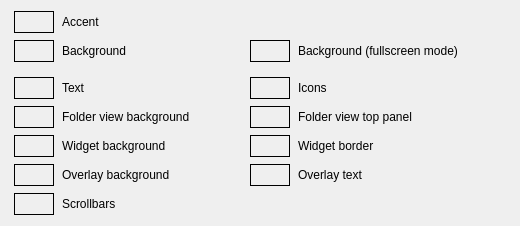
                <widget class="GroupPanel" name="colorsGroup" native="true">
                 <property name="accessibleName">
                  <string notr="true">SGroup</string>
                 </property>
                 <layout class="QVBoxLayout" name="verticalLayout_23">
                  <property name="spacing">
                   <number>7</number>
                  </property>
                  <property name="leftMargin">
                   <number>13</number>
                  </property>
                  <property name="topMargin">
                   <number>10</number>
                  </property>
                  <property name="rightMargin">
                   <number>13</number>
                  </property>
                  <property name="bottomMargin">
                   <number>10</number>
                  </property>
                  <item>
                   <widget class="QWidget" name="colorConfigSubgroup" native="true">
                    <layout class="QGridLayout" name="gridLayout_2">
                     <property name="leftMargin">
                      <number>1</number>
                     </property>
                     <property name="topMargin">
                      <number>1</number>
                     </property>
                     <property name="rightMargin">
                      <number>1</number>
                     </property>
                     <property name="bottomMargin">
                      <number>1</number>
                     </property>
                     <property name="horizontalSpacing">
                      <number>8</number>
                     </property>
                     <property name="verticalSpacing">
                      <number>7</number>
                     </property>
                     <item row="0" column="0">
                      <widget class="ColorSelectorButton" name="colorSelectorAccent">
                       <property name="sizePolicy">
                        <sizepolicy hsizetype="Fixed" vsizetype="Fixed">
                         <horstretch>0</horstretch>
                         <verstretch>0</verstretch>
                        </sizepolicy>
                       </property>
                       <property name="minimumSize">
                        <size>
                         <width>40</width>
                         <height>22</height>
                        </size>
                       </property>
                       <property name="cursor">
                        <cursorShape>PointingHandCursor</cursorShape>
                       </property>
                       <property name="accessibleName">
                        <string notr="true"/>
                       </property>
                       <property name="autoFillBackground">
                        <bool>true</bool>
                       </property>
                       <property name="frameShape">
                        <enum>QFrame::Box</enum>
                       </property>
                       <property name="text">
                        <string/>
                       </property>
                      </widget>
                     </item>
                     <item row="3" column="2">
                      <widget class="ColorSelectorButton" name="colorSelectorIcons">
                       <property name="sizePolicy">
                        <sizepolicy hsizetype="Fixed" vsizetype="Fixed">
                         <horstretch>0</horstretch>
                         <verstretch>0</verstretch>
                        </sizepolicy>
                       </property>
                       <property name="minimumSize">
                        <size>
                         <width>40</width>
                         <height>22</height>
                        </size>
                       </property>
                       <property name="accessibleName">
                        <string notr="true"/>
                       </property>
                       <property name="autoFillBackground">
                        <bool>true</bool>
                       </property>
                       <property name="frameShape">
                        <enum>QFrame::Box</enum>
                       </property>
                       <property name="text">
                        <string notr="true"/>
                       </property>
                      </widget>
                     </item>
                     <item row="1" column="2">
                      <widget class="ColorSelectorButton" name="colorSelectorFullscreen">
                       <property name="sizePolicy">
                        <sizepolicy hsizetype="Fixed" vsizetype="Fixed">
                         <horstretch>0</horstretch>
                         <verstretch>0</verstretch>
                        </sizepolicy>
                       </property>
                       <property name="minimumSize">
                        <size>
                         <width>40</width>
                         <height>22</height>
                        </size>
                       </property>
                       <property name="cursor">
                        <cursorShape>PointingHandCursor</cursorShape>
                       </property>
                       <property name="accessibleName">
                        <string notr="true"/>
                       </property>
                       <property name="autoFillBackground">
                        <bool>true</bool>
                       </property>
                       <property name="frameShape">
                        <enum>QFrame::Box</enum>
                       </property>
                       <property name="text">
                        <string notr="true"/>
                       </property>
                      </widget>
                     </item>
                     <item row="1" column="0">
                      <widget class="ColorSelectorButton" name="colorSelectorBackground">
                       <property name="sizePolicy">
                        <sizepolicy hsizetype="Fixed" vsizetype="Fixed">
                         <horstretch>0</horstretch>
                         <verstretch>0</verstretch>
                        </sizepolicy>
                       </property>
                       <property name="minimumSize">
                        <size>
                         <width>40</width>
                         <height>22</height>
                        </size>
                       </property>
                       <property name="cursor">
                        <cursorShape>PointingHandCursor</cursorShape>
                       </property>
                       <property name="accessibleName">
                        <string notr="true"/>
                       </property>
                       <property name="autoFillBackground">
                        <bool>true</bool>
                       </property>
                       <property name="frameShape">
                        <enum>QFrame::Box</enum>
                       </property>
                       <property name="text">
                        <string/>
                       </property>
                      </widget>
                     </item>
                     <item row="3" column="4">
                      <spacer name="horizontalSpacer_28">
                       <property name="orientation">
                        <enum>Qt::Horizontal</enum>
                       </property>
                       <property name="sizeHint" stdset="0">
                        <size>
                         <width>40</width>
                         <height>20</height>
                        </size>
                       </property>
                      </spacer>
                     </item>
                     <item row="0" column="1">
                      <widget class="QLabel" name="label_33">
                       <property name="minimumSize">
                        <size>
                         <width>180</width>
                         <height>0</height>
                        </size>
                       </property>
                       <property name="text">
                        <string>Accent</string>
                       </property>
                      </widget>
                     </item>
                     <item row="1" column="1">
                      <widget class="QLabel" name="label_34">
                       <property name="text">
                        <string>Background</string>
                       </property>
                      </widget>
                     </item>
                     <item row="1" column="3">
                      <widget class="QLabel" name="label_35">
                       <property name="text">
                        <string>Background (fullscreen mode)</string>
                       </property>
                      </widget>
                     </item>
                     <item row="6" column="2">
                      <widget class="ColorSelectorButton" name="colorSelectorOverlayText">
                       <property name="sizePolicy">
                        <sizepolicy hsizetype="Fixed" vsizetype="Fixed">
                         <horstretch>0</horstretch>
                         <verstretch>0</verstretch>
                        </sizepolicy>
                       </property>
                       <property name="minimumSize">
                        <size>
                         <width>40</width>
                         <height>22</height>
                        </size>
                       </property>
                       <property name="cursor">
                        <cursorShape>PointingHandCursor</cursorShape>
                       </property>
                       <property name="accessibleName">
                        <string notr="true"/>
                       </property>
                       <property name="autoFillBackground">
                        <bool>true</bool>
                       </property>
                       <property name="frameShape">
                        <enum>QFrame::Box</enum>
                       </property>
                       <property name="text">
                        <string/>
                       </property>
                      </widget>
                     </item>
                     <item row="3" column="1">
                      <widget class="QLabel" name="label_11">
                       <property name="text">
                        <string>Text</string>
                       </property>
                      </widget>
                     </item>
                     <item row="3" column="3">
                      <widget class="QLabel" name="label_14">
                       <property name="text">
                        <string>Icons</string>
                       </property>
                      </widget>
                     </item>
                     <item row="4" column="0">
                      <widget class="ColorSelectorButton" name="colorSelectorFolderview">
                       <property name="sizePolicy">
                        <sizepolicy hsizetype="Fixed" vsizetype="Fixed">
                         <horstretch>0</horstretch>
                         <verstretch>0</verstretch>
                        </sizepolicy>
                       </property>
                       <property name="minimumSize">
                        <size>
                         <width>40</width>
                         <height>22</height>
                        </size>
                       </property>
                       <property name="cursor">
                        <cursorShape>PointingHandCursor</cursorShape>
                       </property>
                       <property name="accessibleName">
                        <string notr="true"/>
                       </property>
                       <property name="autoFillBackground">
                        <bool>true</bool>
                       </property>
                       <property name="frameShape">
                        <enum>QFrame::Box</enum>
                       </property>
                       <property name="text">
                        <string/>
                       </property>
                      </widget>
                     </item>
                     <item row="3" column="0">
                      <widget class="ColorSelectorButton" name="colorSelectorText">
                       <property name="sizePolicy">
                        <sizepolicy hsizetype="Fixed" vsizetype="Fixed">
                         <horstretch>0</horstretch>
                         <verstretch>0</verstretch>
                        </sizepolicy>
                       </property>
                       <property name="minimumSize">
                        <size>
                         <width>40</width>
                         <height>22</height>
                        </size>
                       </property>
                       <property name="cursor">
                        <cursorShape>PointingHandCursor</cursorShape>
                       </property>
                       <property name="accessibleName">
                        <string notr="true"/>
                       </property>
                       <property name="autoFillBackground">
                        <bool>true</bool>
                       </property>
                       <property name="frameShape">
                        <enum>QFrame::Box</enum>
                       </property>
                       <property name="text">
                        <string/>
                       </property>
                      </widget>
                     </item>
                     <item row="5" column="2">
                      <widget class="ColorSelectorButton" name="colorSelectorWidgetBorder">
                       <property name="sizePolicy">
                        <sizepolicy hsizetype="Fixed" vsizetype="Fixed">
                         <horstretch>0</horstretch>
                         <verstretch>0</verstretch>
                        </sizepolicy>
                       </property>
                       <property name="minimumSize">
                        <size>
                         <width>40</width>
                         <height>22</height>
                        </size>
                       </property>
                       <property name="cursor">
                        <cursorShape>PointingHandCursor</cursorShape>
                       </property>
                       <property name="accessibleName">
                        <string notr="true"/>
                       </property>
                       <property name="autoFillBackground">
                        <bool>true</bool>
                       </property>
                       <property name="frameShape">
                        <enum>QFrame::Box</enum>
                       </property>
                       <property name="text">
                        <string/>
                       </property>
                      </widget>
                     </item>
                     <item row="6" column="1">
                      <widget class="QLabel" name="label_36">
                       <property name="text">
                        <string>Overlay background</string>
                       </property>
                      </widget>
                     </item>
                     <item row="6" column="0">
                      <widget class="ColorSelectorButton" name="colorSelectorOverlay">
                       <property name="sizePolicy">
                        <sizepolicy hsizetype="Fixed" vsizetype="Fixed">
                         <horstretch>0</horstretch>
                         <verstretch>0</verstretch>
                        </sizepolicy>
                       </property>
                       <property name="minimumSize">
                        <size>
                         <width>40</width>
                         <height>22</height>
                        </size>
                       </property>
                       <property name="cursor">
                        <cursorShape>PointingHandCursor</cursorShape>
                       </property>
                       <property name="accessibleName">
                        <string notr="true"/>
                       </property>
                       <property name="autoFillBackground">
                        <bool>true</bool>
                       </property>
                       <property name="frameShape">
                        <enum>QFrame::Box</enum>
                       </property>
                       <property name="text">
                        <string/>
                       </property>
                      </widget>
                     </item>
                     <item row="5" column="1">
                      <widget class="QLabel" name="label_21">
                       <property name="text">
                        <string>Widget background</string>
                       </property>
                      </widget>
                     </item>
                     <item row="4" column="3">
                      <widget class="QLabel" name="label_31">
                       <property name="text">
                        <string>Folder view top panel</string>
                       </property>
                      </widget>
                     </item>
                     <item row="5" column="3">
                      <widget class="QLabel" name="label_22">
                       <property name="text">
                        <string>Widget border</string>
                       </property>
                      </widget>
                     </item>
                     <item row="7" column="0">
                      <widget class="ColorSelectorButton" name="colorSelectorScrollbar">
                       <property name="sizePolicy">
                        <sizepolicy hsizetype="Fixed" vsizetype="Fixed">
                         <horstretch>0</horstretch>
                         <verstretch>0</verstretch>
                        </sizepolicy>
                       </property>
                       <property name="minimumSize">
                        <size>
                         <width>40</width>
                         <height>22</height>
                        </size>
                       </property>
                       <property name="cursor">
                        <cursorShape>PointingHandCursor</cursorShape>
                       </property>
                       <property name="accessibleName">
                        <string notr="true"/>
                       </property>
                       <property name="autoFillBackground">
                        <bool>true</bool>
                       </property>
                       <property name="frameShape">
                        <enum>QFrame::Box</enum>
                       </property>
                       <property name="text">
                        <string/>
                       </property>
                      </widget>
                     </item>
                     <item row="4" column="2">
                      <widget class="ColorSelectorButton" name="colorSelectorFolderviewPanel">
                       <property name="sizePolicy">
                        <sizepolicy hsizetype="Fixed" vsizetype="Fixed">
                         <horstretch>0</horstretch>
                         <verstretch>0</verstretch>
                        </sizepolicy>
                       </property>
                       <property name="minimumSize">
                        <size>
                         <width>40</width>
                         <height>22</height>
                        </size>
                       </property>
                       <property name="cursor">
                        <cursorShape>PointingHandCursor</cursorShape>
                       </property>
                       <property name="accessibleName">
                        <string notr="true"/>
                       </property>
                       <property name="autoFillBackground">
                        <bool>true</bool>
                       </property>
                       <property name="frameShape">
                        <enum>QFrame::Box</enum>
                       </property>
                       <property name="text">
                        <string/>
                       </property>
                      </widget>
                     </item>
                     <item row="6" column="3">
                      <widget class="QLabel" name="label_37">
                       <property name="text">
                        <string>Overlay text</string>
                       </property>
                      </widget>
                     </item>
                     <item row="5" column="0">
                      <widget class="ColorSelectorButton" name="colorSelectorWidget">
                       <property name="sizePolicy">
                        <sizepolicy hsizetype="Fixed" vsizetype="Fixed">
                         <horstretch>0</horstretch>
                         <verstretch>0</verstretch>
                        </sizepolicy>
                       </property>
                       <property name="minimumSize">
                        <size>
                         <width>40</width>
                         <height>22</height>
                        </size>
                       </property>
                       <property name="cursor">
                        <cursorShape>PointingHandCursor</cursorShape>
                       </property>
                       <property name="accessibleName">
                        <string notr="true"/>
                       </property>
                       <property name="autoFillBackground">
                        <bool>true</bool>
                       </property>
                       <property name="frameShape">
                        <enum>QFrame::Box</enum>
                       </property>
                       <property name="text">
                        <string/>
                       </property>
                      </widget>
                     </item>
                     <item row="7" column="1">
                      <widget class="QLabel" name="label_32">
                       <property name="text">
                        <string>Scrollbars</string>
                       </property>
                      </widget>
                     </item>
                     <item row="4" column="1">
                      <widget class="QLabel" name="label_23">
                       <property name="text">
                        <string>Folder view background</string>
                       </property>
                      </widget>
                     </item>
                     <item row="2" column="0" colspan="5">
                      <widget class="QWidget" name="widget_24" native="true">
                       <property name="minimumSize">
                        <size>
                         <width>0</width>
                         <height>1</height>
                        </size>
                       </property>
                       <property name="accessibleName">
                        <string notr="true">SLine</string>
                       </property>
                      </widget>
                     </item>
                    </layout>
                   </widget>
                  </item>
                 </layout>
                </widget>
